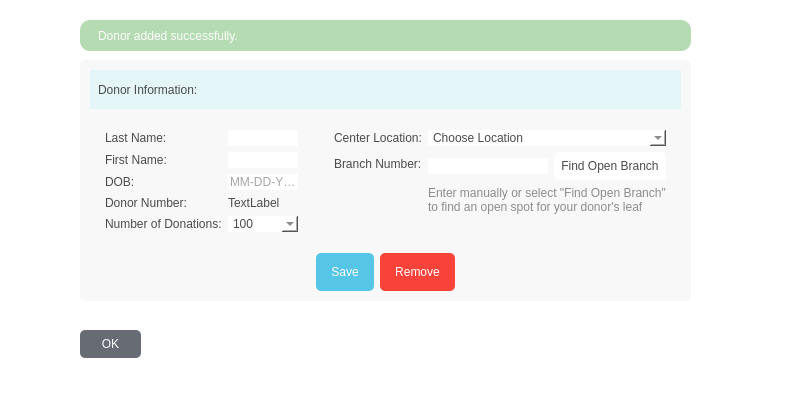
<?xml version="1.0" encoding="UTF-8"?>
<ui version="4.0">
 <class>MainWindow</class>
 <widget class="QMainWindow" name="MainWindow">
  <property name="geometry">
   <rect>
    <x>0</x>
    <y>0</y>
    <width>799</width>
    <height>416</height>
   </rect>
  </property>
  <property name="windowTitle">
   <string>MainWindow</string>
  </property>
  <property name="styleSheet">
   <string notr="true">background: white</string>
  </property>
  <widget class="QWidget" name="centralwidget1">
   <widget class="QPushButton" name="ok">
    <property name="enabled">
     <bool>true</bool>
    </property>
    <property name="geometry">
     <rect>
      <x>80</x>
      <y>330</y>
      <width>61</width>
      <height>28</height>
     </rect>
    </property>
    <property name="sizePolicy">
     <sizepolicy hsizetype="Minimum" vsizetype="Minimum">
      <horstretch>0</horstretch>
      <verstretch>0</verstretch>
     </sizepolicy>
    </property>
    <property name="styleSheet">
     <string notr="true">border: none;
background:rgb(103, 108, 116);
border-radius: 5%;
font: 700 10pt &quot;Trebuchet MS&quot;;
padding-top: 5;
padding-bottom: 5;
padding-left: 15;
padding-right: 15;
color: white;
letter-spacing: .2rem
</string>
    </property>
    <property name="text">
     <string>OK</string>
    </property>
    <property name="iconSize">
     <size>
      <width>12</width>
      <height>16</height>
     </size>
    </property>
   </widget>
   <widget class="QLabel" name="label_4">
    <property name="geometry">
     <rect>
      <x>80</x>
      <y>20</y>
      <width>611</width>
      <height>31</height>
     </rect>
    </property>
    <property name="styleSheet">
     <string notr="true">background: rgba(159, 209, 155, 200); 
font: 75 8pt &quot;Trebuchet MS&quot;;
color: white;
padding-left: 15;
padding-top:5;
padding-bottom:5;
border-radius: 10%;</string>
    </property>
    <property name="text">
     <string>Donor added successfully.</string>
    </property>
   </widget>
   <widget class="QFrame" name="frame_2">
    <property name="geometry">
     <rect>
      <x>80</x>
      <y>60</y>
      <width>611</width>
      <height>241</height>
     </rect>
    </property>
    <property name="styleSheet">
     <string notr="true">color: rgb(75, 75, 75);
background:rgb(248, 248, 248);
border-radius: 5%;
border: solid black;</string>
    </property>
    <property name="frameShape">
     <enum>QFrame::Box</enum>
    </property>
    <property name="frameShadow">
     <enum>QFrame::Plain</enum>
    </property>
    <property name="lineWidth">
     <number>1</number>
    </property>
    <property name="midLineWidth">
     <number>1</number>
    </property>
    <widget class="QWidget" name="verticalLayoutWidget_2">
     <property name="geometry">
      <rect>
       <x>10</x>
       <y>10</y>
       <width>591</width>
       <height>221</height>
      </rect>
     </property>
     <layout class="QVBoxLayout" name="verticalLayout_2">
      <item>
       <widget class="QLabel" name="label">
        <property name="styleSheet">
         <string notr="true">background:rgb(228, 246, 248);
color: rgb(75, 75, 75);
font: 800 10pt &quot;Trebuchet MS&quot;;
padding: 5;
border-radius: 0%</string>
        </property>
        <property name="text">
         <string>Donor Information:</string>
        </property>
       </widget>
      </item>
      <item>
       <layout class="QHBoxLayout" name="horizontalLayout">
        <item>
         <layout class="QFormLayout" name="formLayout">
          <property name="leftMargin">
           <number>15</number>
          </property>
          <property name="topMargin">
           <number>15</number>
          </property>
          <property name="rightMargin">
           <number>15</number>
          </property>
          <property name="bottomMargin">
           <number>15</number>
          </property>
          <item row="0" column="0">
           <widget class="QLabel" name="label_2">
            <property name="text">
             <string>Last Name:</string>
            </property>
           </widget>
          </item>
          <item row="0" column="1">
           <widget class="QLineEdit" name="last">
            <property name="styleSheet">
             <string notr="true">background: white;
border-radius: 0%;</string>
            </property>
            <property name="frame">
             <bool>false</bool>
            </property>
           </widget>
          </item>
          <item row="1" column="0">
           <widget class="QLabel" name="label_3">
            <property name="text">
             <string>First Name:</string>
            </property>
           </widget>
          </item>
          <item row="1" column="1">
           <widget class="QLineEdit" name="first">
            <property name="styleSheet">
             <string notr="true">background: white;
border-radius: 0%;</string>
            </property>
            <property name="frame">
             <bool>false</bool>
            </property>
           </widget>
          </item>
          <item row="2" column="0">
           <widget class="QLabel" name="dOBLabel">
            <property name="text">
             <string>DOB:</string>
            </property>
           </widget>
          </item>
          <item row="2" column="1">
           <widget class="QLineEdit" name="dob">
            <property name="whatsThis">
             <string/>
            </property>
            <property name="styleSheet">
             <string notr="true">background: white;
border-radius: 0%;</string>
            </property>
            <property name="inputMask">
             <string/>
            </property>
            <property name="text">
             <string/>
            </property>
            <property name="frame">
             <bool>false</bool>
            </property>
            <property name="placeholderText">
             <string>MM-DD-YYYY</string>
            </property>
           </widget>
          </item>
          <item row="3" column="0">
           <widget class="QLabel" name="donorNumberLabel">
            <property name="text">
             <string>Donor Number:</string>
            </property>
           </widget>
          </item>
          <item row="4" column="0">
           <widget class="QLabel" name="treeLevelLabel_2">
            <property name="text">
             <string>Number of Donations:</string>
            </property>
            <property name="wordWrap">
             <bool>true</bool>
            </property>
           </widget>
          </item>
          <item row="4" column="1">
           <widget class="QComboBox" name="donations">
            <property name="styleSheet">
             <string notr="true">background: white;
border-radius: 0%;</string>
            </property>
            <property name="currentText">
             <string>100</string>
            </property>
            <property name="frame">
             <bool>true</bool>
            </property>
            <item>
             <property name="text">
              <string>100</string>
             </property>
            </item>
            <item>
             <property name="text">
              <string>200</string>
             </property>
            </item>
            <item>
             <property name="text">
              <string>300</string>
             </property>
            </item>
            <item>
             <property name="text">
              <string>400</string>
             </property>
            </item>
            <item>
             <property name="text">
              <string>500</string>
             </property>
            </item>
            <item>
             <property name="text">
              <string>600</string>
             </property>
            </item>
            <item>
             <property name="text">
              <string>700</string>
             </property>
            </item>
            <item>
             <property name="text">
              <string>800</string>
             </property>
            </item>
            <item>
             <property name="text">
              <string>900</string>
             </property>
            </item>
            <item>
             <property name="text">
              <string>1000</string>
             </property>
            </item>
            <item>
             <property name="text">
              <string>1100</string>
             </property>
            </item>
            <item>
             <property name="text">
              <string>1200</string>
             </property>
            </item>
            <item>
             <property name="text">
              <string>1300</string>
             </property>
            </item>
            <item>
             <property name="text">
              <string>1400</string>
             </property>
            </item>
            <item>
             <property name="text">
              <string>1500</string>
             </property>
            </item>
            <item>
             <property name="text">
              <string>1600</string>
             </property>
            </item>
            <item>
             <property name="text">
              <string>1700</string>
             </property>
            </item>
            <item>
             <property name="text">
              <string>1800</string>
             </property>
            </item>
            <item>
             <property name="text">
              <string>1900</string>
             </property>
            </item>
            <item>
             <property name="text">
              <string>2000</string>
             </property>
            </item>
           </widget>
          </item>
          <item row="3" column="1">
           <widget class="QLabel" name="num">
            <property name="text">
             <string>TextLabel</string>
            </property>
           </widget>
          </item>
         </layout>
        </item>
        <item>
         <layout class="QVBoxLayout" name="verticalLayout">
          <item>
           <layout class="QFormLayout" name="formLayout_2">
            <property name="labelAlignment">
             <set>Qt::AlignRight|Qt::AlignTrailing|Qt::AlignVCenter</set>
            </property>
            <property name="formAlignment">
             <set>Qt::AlignLeading|Qt::AlignLeft|Qt::AlignTop</set>
            </property>
            <property name="leftMargin">
             <number>15</number>
            </property>
            <property name="topMargin">
             <number>15</number>
            </property>
            <property name="rightMargin">
             <number>15</number>
            </property>
            <property name="bottomMargin">
             <number>15</number>
            </property>
            <item row="0" column="0">
             <widget class="QLabel" name="centerLocationLabel">
              <property name="text">
               <string>Center Location:</string>
              </property>
             </widget>
            </item>
            <item row="0" column="1">
             <widget class="QComboBox" name="center">
              <property name="styleSheet">
               <string notr="true">background: white;
border-radius: 0%;</string>
              </property>
              <item>
               <property name="text">
                <string>Choose Location</string>
               </property>
              </item>
              <item>
               <property name="text">
                <string>Bellevue</string>
               </property>
              </item>
              <item>
               <property name="text">
                <string>Seattle</string>
               </property>
              </item>
              <item>
               <property name="text">
                <string>Portland</string>
               </property>
              </item>
             </widget>
            </item>
            <item row="1" column="0">
             <widget class="QLabel" name="branchNumberLabel">
              <property name="text">
               <string>Branch Number:</string>
              </property>
             </widget>
            </item>
            <item row="1" column="1">
             <layout class="QHBoxLayout" name="horizontalLayout_3">
              <item>
               <widget class="QLineEdit" name="branch">
                <property name="styleSheet">
                 <string notr="true">background: white;
border-radius: 0%;</string>
                </property>
                <property name="frame">
                 <bool>false</bool>
                </property>
               </widget>
              </item>
              <item>
               <widget class="QPushButton" name="pushButton">
                <property name="styleSheet">
                 <string notr="true">border: none;
font: 8pt &quot;Trebuchet MS&quot;;
background: white;
border-radius: 5%;

color:rgb(75, 75, 75);
padding: 7;
</string>
                </property>
                <property name="text">
                 <string>Find Open Branch</string>
                </property>
               </widget>
              </item>
             </layout>
            </item>
            <item row="2" column="0">
             <widget class="QLabel" name="enterManuallyLabel">
              <property name="text">
               <string/>
              </property>
             </widget>
            </item>
            <item row="2" column="1">
             <layout class="QVBoxLayout" name="verticalLayout_3">
              <item>
               <widget class="QLabel" name="label_5">
                <property name="styleSheet">
                 <string notr="true">color:rgb(140, 140, 140)</string>
                </property>
                <property name="text">
                 <string>Enter manually or select &quot;Find Open Branch&quot; to find an open spot for your donor's leaf</string>
                </property>
                <property name="wordWrap">
                 <bool>true</bool>
                </property>
               </widget>
              </item>
             </layout>
            </item>
           </layout>
          </item>
         </layout>
        </item>
       </layout>
      </item>
      <item>
       <layout class="QHBoxLayout" name="horizontalLayout_2">
        <item>
         <spacer name="horizontalSpacer">
          <property name="orientation">
           <enum>Qt::Horizontal</enum>
          </property>
          <property name="sizeHint" stdset="0">
           <size>
            <width>40</width>
            <height>20</height>
           </size>
          </property>
         </spacer>
        </item>
        <item>
         <widget class="QPushButton" name="save">
          <property name="enabled">
           <bool>true</bool>
          </property>
          <property name="sizePolicy">
           <sizepolicy hsizetype="Minimum" vsizetype="Minimum">
            <horstretch>0</horstretch>
            <verstretch>0</verstretch>
           </sizepolicy>
          </property>
          <property name="styleSheet">
           <string notr="true">border: none;
background: rgb(85, 198, 229);
border-radius: 5%;
font: 700 10pt &quot;Trebuchet MS&quot;;
padding-top: 5;
padding-bottom: 5;
padding-left: 15;
padding-right: 15;
color: white;
letter-spacing: .2rem
</string>
          </property>
          <property name="text">
           <string>Save</string>
          </property>
          <property name="iconSize">
           <size>
            <width>12</width>
            <height>16</height>
           </size>
          </property>
         </widget>
        </item>
        <item>
         <widget class="QPushButton" name="remove">
          <property name="enabled">
           <bool>true</bool>
          </property>
          <property name="sizePolicy">
           <sizepolicy hsizetype="Minimum" vsizetype="Minimum">
            <horstretch>0</horstretch>
            <verstretch>0</verstretch>
           </sizepolicy>
          </property>
          <property name="styleSheet">
           <string notr="true">border: none;
background: rgb(249, 66, 58);
border-radius: 5%;
font: 700 10pt &quot;Trebuchet MS&quot;;
padding-top: 5;
padding-bottom: 5;
padding-left: 15;
padding-right: 15;
color: white;
letter-spacing: .2rem
</string>
          </property>
          <property name="text">
           <string>Remove</string>
          </property>
          <property name="iconSize">
           <size>
            <width>12</width>
            <height>16</height>
           </size>
          </property>
         </widget>
        </item>
        <item>
         <spacer name="horizontalSpacer_2">
          <property name="orientation">
           <enum>Qt::Horizontal</enum>
          </property>
          <property name="sizeHint" stdset="0">
           <size>
            <width>40</width>
            <height>20</height>
           </size>
          </property>
         </spacer>
        </item>
       </layout>
      </item>
     </layout>
    </widget>
   </widget>
  </widget>
  <widget class="QMenuBar" name="menubar">
   <property name="geometry">
    <rect>
     <x>0</x>
     <y>0</y>
     <width>799</width>
     <height>21</height>
    </rect>
   </property>
  </widget>
  <widget class="QStatusBar" name="statusbar"/>
 </widget>
 <resources/>
 <connections/>
</ui>
